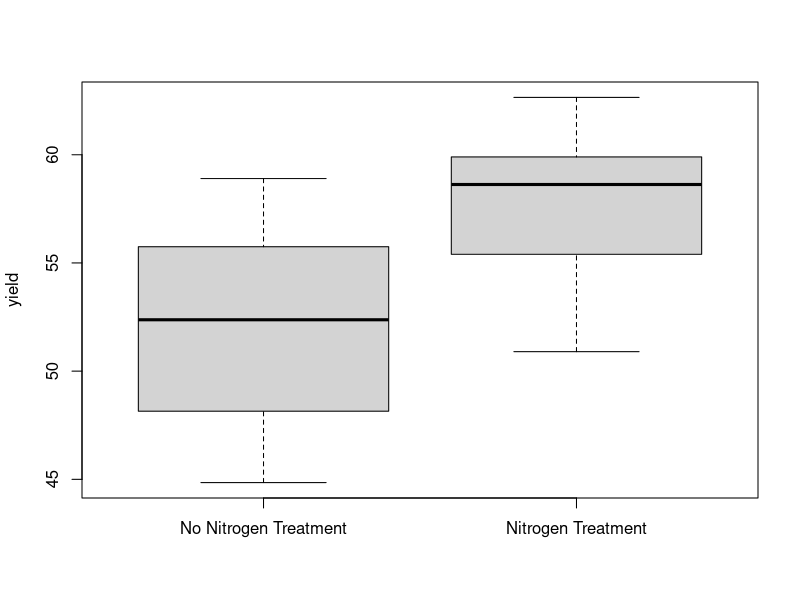
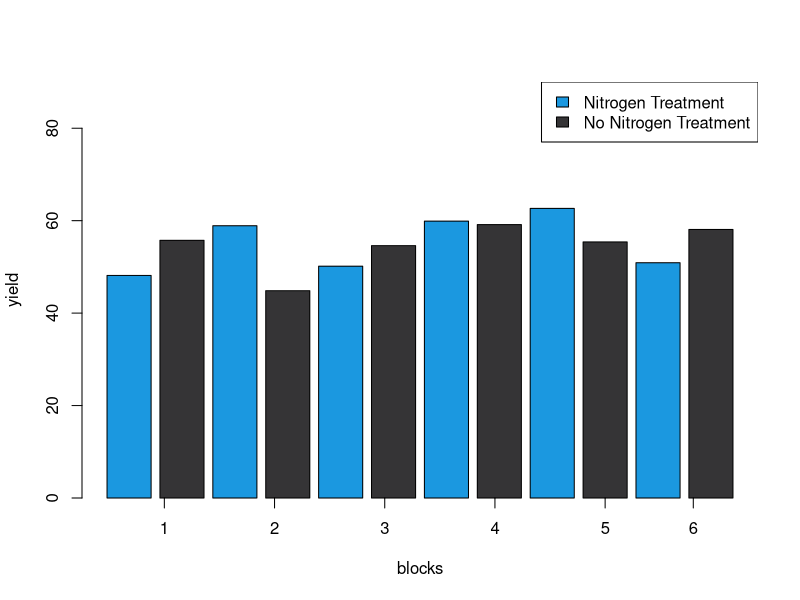

Generate these figures, in order, with R:
# Load the MASS package and view the npk dataset
library(MASS)
data(npk)
npk
######----- A -------#####
# Create a data frame to store the randomized treatments
treatments <- data.frame(yield = numeric(24), block = rep(1:6, each = 4),
                         N = numeric(24), P = numeric(24), K = numeric(24))

# Randomly assign treatments to the plots

for(i in 1:6){
  ind <- which(treatments$block == i)
  treatments[ind, c("N", "P", "K")] <- t(replicate(2, sample(c(0, 1), 3,replace = TRUE)))
}

# View the randomized treatments
head(treatments)


######----- B -------#####

# Subset the data to only include nitrogen treatment
npk_nitrogen  <- npk[npk$N == 1,]

# Calculate the average yield per block for nitrogen treatment
nitrogen_avg_yield  <- aggregate(yield ~ block, data = npk_nitrogen, FUN = mean)

# Subset the data to only include plots without nitrogen treatment
npk_no_nitrogen  <- npk[npk$N == 0,]

# Calculate the average yield per block for plots without nitrogen treatment
no_nitrogen_avg_yield  <- aggregate(yield ~ block, data = npk_no_nitrogen, FUN = mean)



# Make a boxplot comparing the average yield per block for nitrogen and no nitrogen treatments
boxplot(no_nitrogen_avg_yield$yield, nitrogen_avg_yield$yield, 
        names = c("No Nitrogen Treatment", "Nitrogen Treatment"), ylab = "yield")

#legend("topleft", legend = c("Nitrogen Treatment", "No Nitrogen Treatment"))

ddf = structure(list(no_nitrogen_avg_yield$yield,nitrogen_avg_yield$yield),
                .Names = c("No Nitrogen Treatment", "Nitrogen Treatment"), class = "data.frame")

barplot(c(no_nitrogen_avg_yield$yield,nitrogen_avg_yield$yield),
        col = c("#1b98e0", "#353436"),beside = TRUE, xlab="blocks",ylab = "yield",
        ylim=c(0,90))
axis(side = 1, at = 1.5, labels =( "1"))
axis(side = 1, at = 4, labels =( "2"))
axis(side = 1, at = 6.5, labels =( "3"))
axis(side = 1, at = 9, labels =( "4"))
axis(side = 1, at = 11.5, labels =( "5"))
axis(side = 1, at = 13.5, labels =( "6"))
legend("topright", legend = c("Nitrogen Treatment", "No Nitrogen Treatment"),
       fill = c("#1b98e0", "#353436"))


######----- D -------#####

fit <- aov(yield ~ block + N, data = npk)
summary(fit)

# The output of the ANOVA analysis indicates that both factors (block and N) have
# a significant effect on the yield.
# The p-value for block is 0.0262, which is less than 0.05, indicating a significant
# effect of block on yield.
# 
# The p-value for N is 0.0071, which is also less than 0.05, indicating a significant
# effect of N on yield.
# 
# The F-value for block is 3.395, which is relatively small compared to the F-value
# for N (9.360), suggesting that the effect of block on yield is smaller than the effect of N.
# 
# The residual sum of squares is 343.8, indicating the variability of the data points
# around the fitted model.
# 
# In conclusion, it was sensible to include factor block in the model as it has 
# a significant effect on yield. The Friedman test cannot be applied in this case 
# since there is only one observation per combination of block and N.

